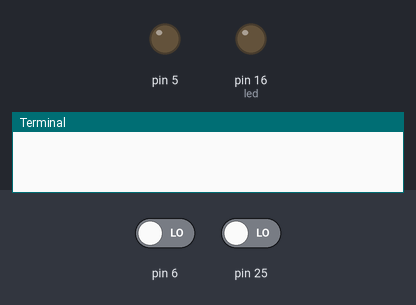
The program below on a simulated Raspberry Pi (wiringPi pin numbers). On the bench: output pins drawn as LEDs (lit = HIGH), the last lines printed to the terminal. The inputs (shaded band) are chosen by the test bench; at power-on: pin 6 LOW, pin 25 LOW.

Above: at 2.1 s.
At 4.8 s:
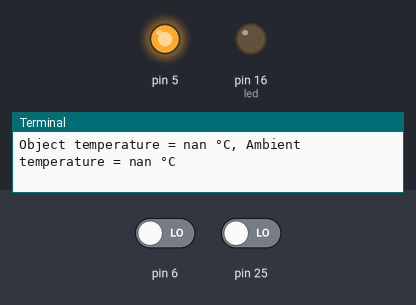
Timing chart, 0 to 6.9 s (numbered marks = the images above):
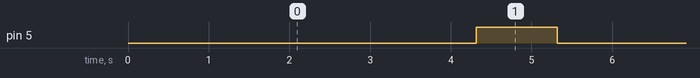

The program:

irtemp.py
```python
import wiringpi as wp
from gpiozero import LED
from time import sleep

led = LED(16)

class TN9():

    __IRTEMP_DATA_SIZE = 5
    __IRTEMP_TIMEOUT = 2000  # milliseconds
    # Each 5-byte data packet from the IRTemp is tagged with one of these
    __IRTEMP_DATA_AMBIENT = 0x66
    __IRTEMP_DATA_IR =      0x4C
    #__IRTEMP_DATA_JUNK =    0x53; # ignored, contains version info perhaps?

    def __init__(self, pinAcquire, pinClock, pinData, scale):
        self.__pinAcquire = pinAcquire
        self.__pinClock =   pinClock
        self.__pinData =    pinData
        self.__scale =      scale

        # One of the following MUST be called before using IO functions:
        #wp.wiringPiSetup()      # For sequential pin numbering
        # OR
        #wp.wiringPiSetupSys()   # For /sys/class/gpio with GPIO pin numbering
        # OR
        wp.wiringPiSetupGpio()  # For GPIO pin numbering

        if self.__pinAcquire != -1:
            wp.pinMode(self.__pinAcquire, 1)
            wp.digitalWrite(self.__pinAcquire, 1)

        wp.pinMode(self.__pinClock,   0)
        wp.pinMode(self.__pinData,    0)

        wp.digitalWrite(self.__pinClock,   1)
        wp.digitalWrite(self.__pinData,    1)

        self.__sensorEnable(False)

    def getAmbientTemperature(self):
        return self.__getTemperature(self.__IRTEMP_DATA_AMBIENT)

    def getIRTemperature(self):
        return self.__getTemperature(self.__IRTEMP_DATA_IR)

    def __getTemperature(self, dataType):
        timeout = wp.millis() + self.__IRTEMP_TIMEOUT
        self.__sensorEnable(True)

        while True:
            data = [0] * self.__IRTEMP_DATA_SIZE
            for data_byte in range(0, self.__IRTEMP_DATA_SIZE, 1):
                for data_bit in range(7, -1, -1):
                    # Clock idles high, data changes on falling edge, sample on rising edge
                    while wp.digitalRead(self.__pinClock) == 1 and wp.millis() < timeout:
                        pass # Wait for falling edge
                    while wp.digitalRead(self.__pinClock) == 0 and wp.millis() < timeout:
                        pass # Wait for rising edge to sample
                    if wp.digitalRead(self.__pinData):
                        data[data_byte] |= 1 << data_bit
            if wp.millis() >= timeout:
                self.__sensorEnable(False)
                return float('nan')

            if data[0] == dataType and self.__validData(data):
                self.__sensorEnable(False)
                temperature = self.__decodeTemperature(data);
                if self.__scale == "FAHRENHEIT":
                    temperature = self.__convertFahrenheit(temperature)
                return temperature

    def __convertFahrenheit(self, celsius):
        return celsius * 9 / 5 + 32

    def __decodeTemperature(self, data):
        msb = data[1] << 8
        lsb = data[2]
        return (msb + lsb) / 16.0 - 273.15

    def __sensorEnable(self, state):
        if self.__pinAcquire != -1:
            wp.digitalWrite(self.__pinAcquire, not state)

    def __validData(self, data):
        checksum = (data[0] + data[1] + data[2]) & 0xff
        return data[3] == checksum  and  data[4] == 0x0d


if __name__ == "__main__":

    from time import sleep

    PIN_DATA    = 25 # Choose any pins you like for these
    PIN_CLOCK   = 6
    PIN_ACQUIRE = 5
    SCALE="CELSIUS" # Options are CELSIUS, FAHRENHEIT

    SCALE_UNITS = {"CELSIUS" : "°C",
                   "FAHRENHEIT" : "°F"}

    tn9 = TN9(PIN_ACQUIRE, PIN_CLOCK, PIN_DATA, SCALE)

    while True:
        irTemperature = tn9.getIRTemperature()
        ambientTemperature = tn9.getAmbientTemperature()
        if irTemperature > 30:
            led.on()
        else:
            led.off()
        print("Object temperature = %.1f %s, Ambient temperature = %.1f %s" % (irTemperature, SCALE_UNITS[SCALE], ambientTemperature, SCALE_UNITS[SCALE]))
        sleep(1)
```

Measured:
- by itself, pin 5: alternates HIGH for 1.0 s and LOW for 4.3 s
